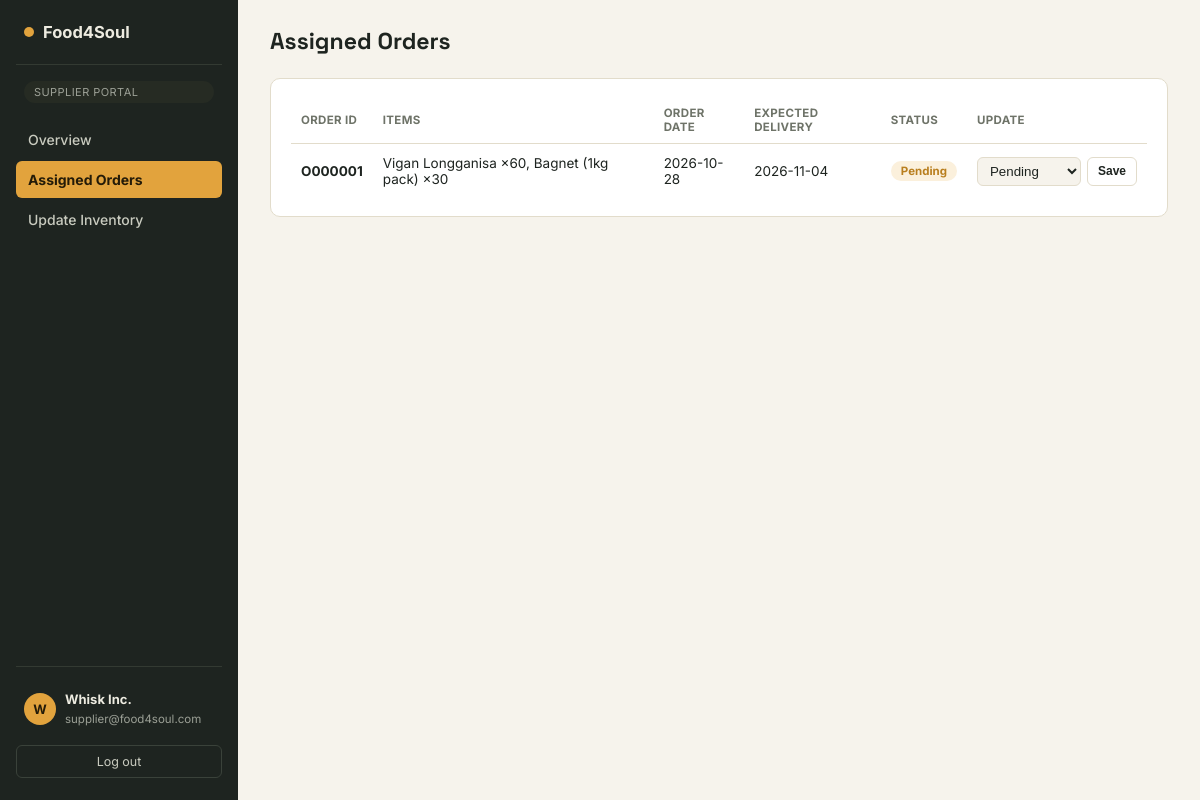
Page /supplier/orders.php (signed in) on the committed database.
### tables this page shows
CREATE TABLE orders (
  Order_ID                VARCHAR(10) PRIMARY KEY,
  Order_Date              DATE NOT NULL,
  Expected_Delivery_Date  DATE,
  Status                  ENUM('Pending','Processing','Delivered','Cancelled') DEFAULT 'Pending',
  Supplier_ID             VARCHAR(10),
  CONSTRAINT fk_orders_supplier
    FOREIGN KEY (Supplier_ID) REFERENCES suppliers(Supplier_ID) ON DELETE SET NULL
);

### includes/functions.php (called while the page is built, shortened)
<?php
function badge_class($status) {
    $map = [
        'Delivered' => 'ok', 'In Stock' => 'ok',
        'Pending' => 'warn', 'Low Stock' => 'bad',
        'Processing' => 'neutral', 'Cancelled' => 'bad',
        'Unread' => 'warn', 'Read' => 'neutral',
    ];
    return $map[$status] ?? 'neutral';
}

### supplier/orders.php (the view, shortened to what this page needs)
<?php
require_once __DIR__ . '/../includes/auth.php';
require_once __DIR__ . '/../includes/functions.php';
$supplierId = current_user()['Supplier_ID'];
$stmt = $pdo->prepare("SELECT * FROM orders WHERE Supplier_ID = ? ORDER BY Order_Date DESC");
$stmt->execute([$supplierId]);
$orders = $stmt->fetchAll();
$itemsStmt = $pdo->prepare("SELECT od.Quantity, p.Product_Name FROM order_details od JOIN products p ON p.Product_ID = od.Product_ID WHERE od.Order_ID = ?");
require __DIR__ . '/../includes/header.php';
?>
<div class="topbar"><h1>Assigned Orders</h1></div>
<div class="panel"><div class="table-scroll">
  <table>
    <thead><tr><th>Order ID</th><th>Items</th><th>Order date</th><th>Expected delivery</th><th>Status</th><th>Update</th></tr></thead>
    <tbody>
      <?php foreach ($orders as $o):
        $itemsStmt->execute([$o['Order_ID']]);
        $itemStr = implode(', ', array_map(fn($i) => $i['Product_Name'] . ' ×' . $i['Quantity'], $itemsStmt->fetchAll()));
      ?>
        <tr>
          <td><strong><?= htmlspecialchars($o['Order_ID']) ?></strong></td>
          <td><?= htmlspecialchars($itemStr) ?></td>
          <td><?= htmlspecialchars($o['Order_Date']) ?></td>
          <td><?= htmlspecialchars($o['Expected_Delivery_Date']) ?></td>
          <td><span class="badge <?= badge_class($o['Status']) ?>"><?= htmlspecialchars($o['Status']) ?></span></td>
          <td>
            <form method="post" style="display:flex;gap:6px;">
              <select class="inline-input" name="status" style="width:auto;">
                <?php foreach (['Pending','Processing','Delivered','Cancelled'] as $s): ?>
                  <option <?= $s === $o['Status'] ? 'selected' : '' ?>><?= $s ?></option>
                <?php endforeach; ?>
              </select>
              <button class="btn btn-ghost btn-sm" type="submit">Save</button>
            </form>
          </td>
        </tr>
      <?php endforeach; ?>
    </tbody>
  </table>
</div></div>
<?php require __DIR__ . '/../includes/footer.php'; ?>

### assets/css/style.css (style rules this page uses)
:root { --ink:#1E2420; --ink-soft:#3A433C; --paper:#F6F3EC; --paper-raised:#FFFFFF; --line:#E2DCCB; --marigold:#E2A33D; --marigold-deep:#B97F1F; --basil:#3E6B52; --basil-soft:#E6EEE7; --paprika:#B23A2E; --paprika-soft:#F7E4DF; --slate:#6E7368; --radius-sm:6px; --radius-md:10px; --radius-lg:18px; }
* { box-sizing:border-box; }
html,body { height:100%; }
body { margin:0;font-family:'Inter',system-ui,sans-serif;background:var(--paper);color:var(--ink); }
h1,h2,h3,.num { font-family:'Space Grotesk',system-ui,sans-serif; }
.topbar { display:flex;align-items:center;justify-content:space-between;margin-bottom:22px;gap:16px;flex-wrap:wrap; }
.topbar h1 { font-size:23px;margin:0; }
.panel { background:var(--paper-raised);border:1px solid var(--line);border-radius:var(--radius-md);padding:18px 20px;margin-bottom:20px; }
.table-scroll { overflow-x:auto; }
table { width:100%;border-collapse:collapse;font-size:13.5px; }
th { text-align:left;font-size:11.5px;text-transform:uppercase;letter-spacing:.03em;color:var(--slate);padding:9px 10px;border-bottom:1px solid var(--line); }
td { padding:11px 10px;border-bottom:1px solid var(--line);vertical-align:middle; }
tr:last-child td { border-bottom:none; }
.badge { display:inline-block;padding:3px 10px;border-radius:999px;font-size:11.5px;font-weight:700; }
.badge.warn { background:#FBF0DC;color:var(--marigold-deep); }
.btn { border:none;border-radius:var(--radius-sm);padding:8px 14px;font-size:13px;font-weight:600;cursor:pointer;text-decoration:none;display:inline-block;transition:.12s; }
.btn-ghost { background:none;border:1px solid var(--line);color:var(--ink); }
.btn-sm { padding:5px 10px;font-size:12px; }
.inline-input { width:72px;padding:5px 8px;border-radius:var(--radius-sm);border:1px solid var(--line);background:var(--paper);color:var(--ink); }

### rows in the picture
orders: Order_ID "O000001", itemStr "Vigan Longganisa ×60, Bagnet (1kg pack) ×30", Order_Date "2026-10-28", Expected_Delivery_Date "2026-11-04", Status "Pending", status "Pending"

### other values in the picture
$role "SUPPLIER"
$label "Overview"
$label "Assigned Orders"
$label "Update Inventory"
mb_substr($user['Full_Name'] ?? '?', 0, 1) "W"
$user['Full_Name'] "Whisk Inc."
$user['Email_Address'] "supplier@food4soul.com"
